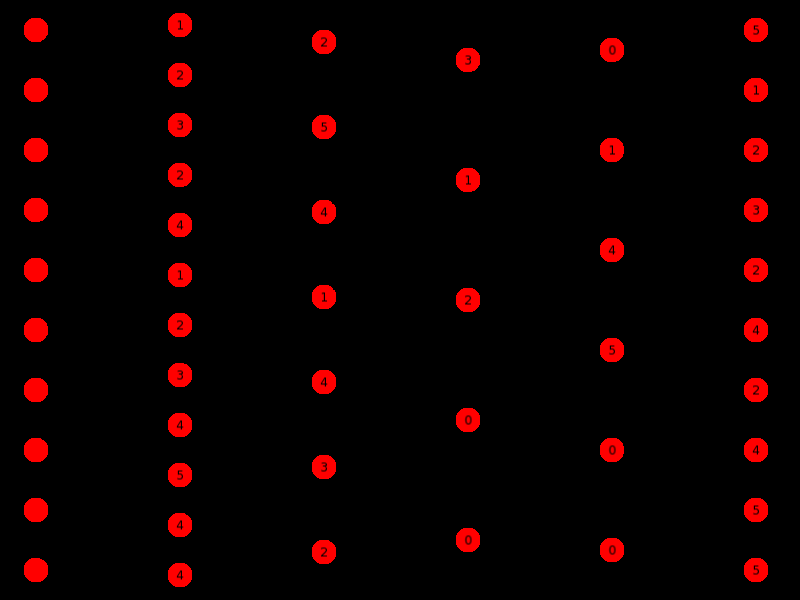
#> input picture oldCode/obsolete/SFML test/testImage.png, 800 x 600 px; its folder holds only this picture in this run
$ python -i auxiliaryDataFunctions.py   (imports and definitions only)
#> lines starting #> are read from the running program, lines starting #| are printed output that depends on the picture
import pandas as pd
import matplotlib.pyplot as plt
import seaborn as sns
import os


# [124 lines left out: functions lineplotTimeEdges, lineplotTimeEdgesSmoother, lineplotTimeNodes, lineplotTimeEdgesNodesRatio, lineplotAccuracyBins, lineplotAccuracy and 2 more, not called in this run]

def readInputGraph(inp):
    vars = inp[0].split("\n")
    nrLayers = int(vars[1])
    nrEdges = int(vars[3])
    eltsPerLayers = [int(x) for x in vars[2].split(" ")]
    nrVerts = sum(eltsPerLayers)
    weights = [int(x) for x in inp[1].split()]

    nonZeroWeights = 0
    totalWeight = 0
    for x in weights:
        totalWeight += x
        if x != 0:
            nonZeroWeights += 1
    totalPossibleEdges = 0
    for i in range(nrLayers-1):
        totalPossibleEdges += eltsPerLayers[i]*eltsPerLayers[i+1]

    ratioNonZeroWeights = nonZeroWeights/nrVerts
    ratioEdges = nrEdges/totalPossibleEdges

    return {"nrVerts": nrVerts, "nrLayers": nrLayers, "nrEdges": nrEdges, "ratioEdges": ratioEdges, "totalWeight": totalWeight, "ratioNonZeroWeights": ratioNonZeroWeights}

# [11 lines left out: function loadGraphsAsDF, not called in this run]


algorithmsUni = ["altGurobiUni","greedySinglePathsUni","greedyPeelingUni","baselineEverythingUni","dynSinglePathsUni"]
algorithmsBi = ["altGurobiBi","greedySinglePathsBi","greedyPeelingBi","baselineEverythingBi","dynSinglePathsBi"]

# [223 lines left out: functions accuracyFullFolder, accuracyFullFolderBins, accuracyFullFolderBins, accuracyFullFolderBins, lineplotAccuracyBinsCustom, lineplotAccuracyBinsCustomExtra and 6 more, not called in this run]


colorMap = {
    "altGurobiUni.txt" : "purple",
    "altGurobiBi.txt" : "purple",
    "greedySinglePathsUni.txt" : "red",
    "greedySinglePathsBi.txt" : "red",
    "greedyPeelingUni.txt" : "green",
    "greedyPeelingBi.txt" : "green",
    "dynSinglePathsUni.txt" : "orange",
    "dynSinglePathsBi.txt" : "orange",
    "baselineEverythingUni.txt" : "blue",
    "baselineEverythingBi.txt" : "blue",
}

# nameMap = {
#     "altGurobiUni.txt" : "Gurobi Uni",
#     "altGurobiBi.txt" : "Gurobi Bi",
#     "greedySinglePathsUni.txt" : "Greedy Single Paths Uni",
#     "greedySinglePathsBi.txt" : "Greedy Single Paths Bi",
#     "greedyPeelingUni.txt" : "Greedy Peeling Uni",
#     "greedyPeelingBi.txt" : "Greedy Peeling Bi",
#     "dynSinglePathsUni.txt" : "Dyn Single Paths Uni",
#     "dynSinglePathsBi.txt" : "Dyn Single Paths Bi",
#     "baselineEverythingUni.txt" : "Pick Everything Uni",
#     "baselineEverythingBi.txt" : "Pick Everything Bi",
# }

nameMap = {
    "altGurobiUni.txt" : "MILPAlt PDRS",
    "altGurobiBi.txt" : "MILPAlt NDRS",
    "greedySinglePathsUni.txt" : "Greedy Single Paths PDRS",
    "greedySinglePathsBi.txt" : "Greedy Single Paths NDRS",
    "greedyPeelingUni.txt" : "Greedy Peeling PDRS",
    "greedyPeelingBi.txt" : "Greedy Peeling NDRS",
    "dynSinglePathsUni.txt" : "Dynamic Path PDP",
    "dynSinglePathsBi.txt" : "Dynamic Path NDP",
    "baselineEverythingUni.txt" : "Pick Everything PDRS",
    "baselineEverythingBi.txt" : "Pick Everything NDRS",
}


# [106 lines left out: function folderSinglePlot, not called in this run]


folderNameMap = {
    "doubleDegreeAllNight" : "varAll_wDUni_dDeg_1",
    "doubleDegreeAllNightHeuristicTotal" : "varAll_wDUni_dDeg_2",
    "allNightVariableNodes" : "varNodes_wDUni_edges",
    "allNightVariableEdgesNew" : "varEdges_wDUni_edges",
    "allNightVariableLayers" : "varLayers_wDUni_edges",
    "allNightAllAlgorithmsFast" : "varAll_wDUni_edges"

}

yTitleMap = {
    "timeElapsed" : "Running Times",
    "objectiveValue" : "Objective Value"
}

yLabelMap = {
    "timeElapsed" : "Time Elapsed (Seconds)",
    "objectiveValue" : "Objective Value"
}

xTitleMap = {
    "nrNodes" : "Number of Nodes",
    "nrEdges" : "Number of Edges",
    "nrLayers" : "Number of Layers"

}

xLabelMap = {
    "nrNodes" : "Number of Nodes",
    "nrEdges" : "Number of Edges",
    "nrLayers" : "Number of Layers"
}

markerMap = {
    "altGurobiUni.txt" : "D",
    "altGurobiBi.txt" : "D",
    "greedySinglePathsUni.txt" : "s",
    "greedySinglePathsBi.txt" : "s",
    "greedyPeelingUni.txt" : "v",
    "greedyPeelingBi.txt" : "v",
    "dynSinglePathsUni.txt" : "^",
    "dynSinglePathsBi.txt" : "^",
    "baselineEverythingUni.txt" : "o",
    "baselineEverythingBi.txt" : "o",
}

# [260 lines left out: functions folderPlotFinal, dspPlotFolder, folderPlotFinalOnlyTerminated, not called in this run]

>>> import cv2
>>> picture = cv2.imread('../../oldCode/obsolete/SFML test/testImage.png', cv2.IMREAD_GRAYSCALE)
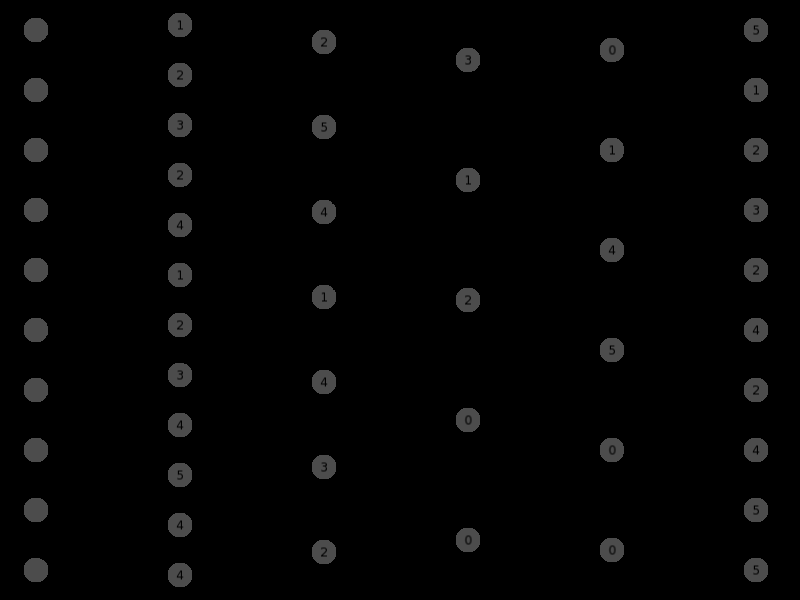
#> picture: shape (600, 800); min 0, max 76, mean 3.7
#> (the run stopped early here; a loop or call above may not have finished)
